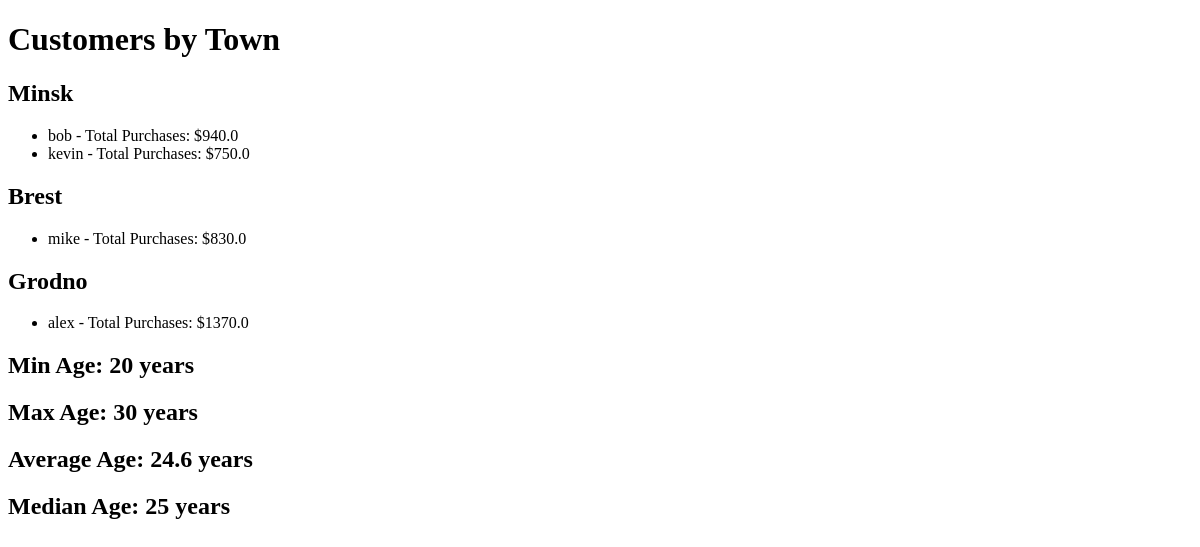
Before: /customers (signed in) with the older database file.
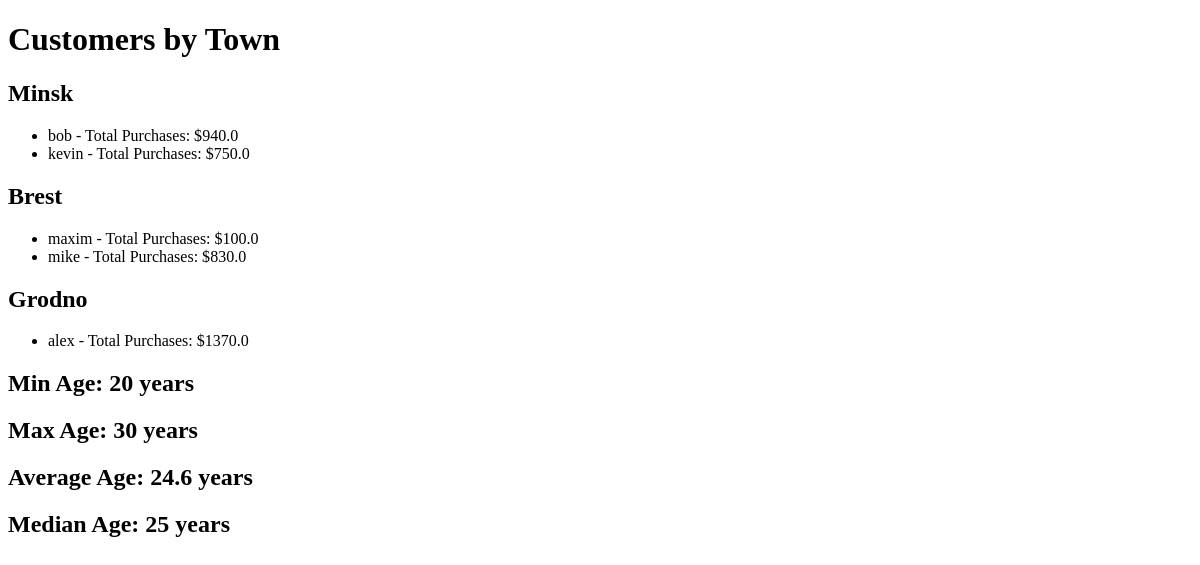
After: the same page with the newer database file.
### SparkleMart/models.py (models this page shows, shortened)
class User(AbstractUser):
    STATUS_CHOICES = (
        ("employee", "employee"),
        ("customer", "customer"),
    )
    status = models.CharField(max_length=8, choices=STATUS_CHOICES, default="customer")
    phone_number = models.CharField(max_length=13)
    age = models.PositiveSmallIntegerField(default=100)

### SparkleMart/statistic_views.py (the view)
# urls.py: path('customers', statistic_views.customers, name='customers'),
def customers(request):
    if request.user.is_authenticated and request.user.is_superuser:
        purchases = Purchase.objects.all()
        towns = []
        for purchase in purchases:
            if purchase.town not in towns:
                towns.append(purchase.town)
        towns_with_customers_info = {}
        for town in towns:
            purchases_by_town = Purchase.objects.filter(town=town)
            customers_info = []
            for purchase in purchases_by_town:
                customer = purchase.user.username
                total_purchase_amount = Purchase.objects.filter(user=purchase.user).aggregate(
                    total_amount=Sum('order__price'))['total_amount'] or 0
                customers_info.append((customer, total_purchase_amount))
            towns_with_customers_info[town] = list(set(customers_info))
        customers_ = User.objects.filter(status='customer', is_superuser=False)
        ages = []
        for customer in customers_:
            ages.append(customer.age)
        age_data = User.objects.filter(status='customer', is_superuser=False).aggregate(Avg('age'), Max('age'),
                                                                                        Min('age'))
        median_age = median(ages)
        return render(request, 'customers.html', {'towns_with_customers_info': towns_with_customers_info,
                                                  'average_age': age_data,
                                                  'median_age': median_age
                                                  })
    return render(request, 'page_not_found.html', status=404)

### SparkleMart/templates/customers.html (shortened to what this page needs)
<!DOCTYPE html>
<html lang="en">
<head>
</head>
<body>
    <h1>Customers by Town</h1>
    {% for town, customers_info in towns_with_customers_info.items %}
        <h2>{{ town }}</h2>
        <ul>
            {% for customer_info in customers_info %}
                <li>{{ customer_info.0 }} - Total Purchases: ${{ customer_info.1 }}</li>
            {% endfor %}
        </ul>
    {% endfor %}
    <h2>Min Age: {{ average_age.age__min }} years</h2>
    <h2>Max Age: {{ average_age.age__max }} years</h2>
    <h2>Average Age: {{ average_age.age__avg }} years</h2>
    <h2>Median Age: {{ median_age }} years</h2>
</body>
</html>

Changed rows visible on the page:
now on this page (row edited): User: username "maxim"
Other visible differences:
new list line: "- Total Purchases: $ 100.0"
